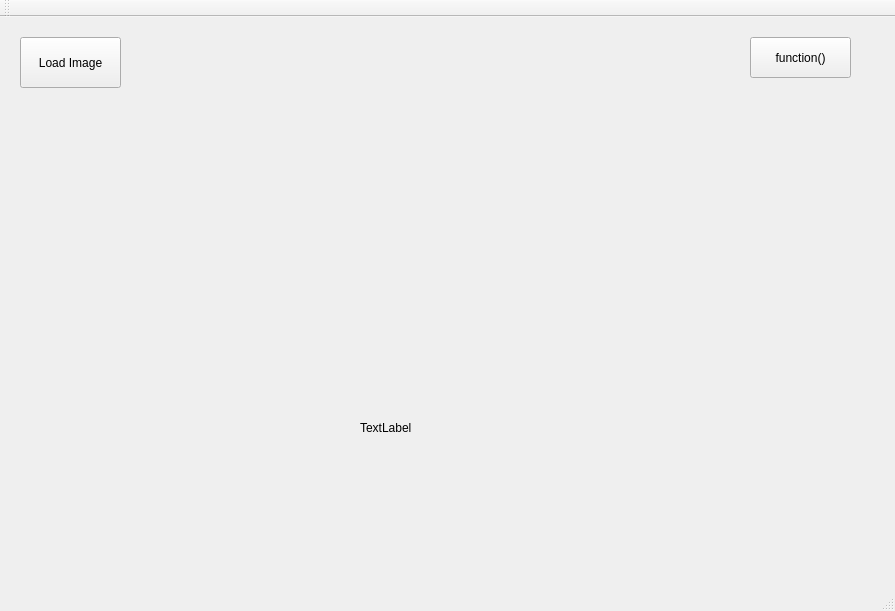
<?xml version="1.0" encoding="UTF-8"?>
<ui version="4.0">
 <class>OpenCVscratchClass</class>
 <widget class="QMainWindow" name="OpenCVscratchClass">
  <property name="geometry">
   <rect>
    <x>0</x>
    <y>0</y>
    <width>895</width>
    <height>611</height>
   </rect>
  </property>
  <property name="windowTitle">
   <string>OpenCVscratch</string>
  </property>
  <widget class="QWidget" name="centralWidget">
   <widget class="QLabel" name="label">
    <property name="geometry">
     <rect>
      <x>360</x>
      <y>290</y>
      <width>411</width>
      <height>241</height>
     </rect>
    </property>
    <property name="text">
     <string>TextLabel</string>
    </property>
   </widget>
   <widget class="QPushButton" name="pushButton">
    <property name="geometry">
     <rect>
      <x>20</x>
      <y>20</y>
      <width>101</width>
      <height>51</height>
     </rect>
    </property>
    <property name="text">
     <string>Load Image</string>
    </property>
   </widget>
   <widget class="QPushButton" name="pushButton_2">
    <property name="geometry">
     <rect>
      <x>750</x>
      <y>20</y>
      <width>101</width>
      <height>41</height>
     </rect>
    </property>
    <property name="text">
     <string>function()</string>
    </property>
   </widget>
  </widget>
  <widget class="QMenuBar" name="menuBar">
   <property name="geometry">
    <rect>
     <x>0</x>
     <y>0</y>
     <width>895</width>
     <height>21</height>
    </rect>
   </property>
  </widget>
  <widget class="QToolBar" name="mainToolBar">
   <attribute name="toolBarArea">
    <enum>TopToolBarArea</enum>
   </attribute>
   <attribute name="toolBarBreak">
    <bool>false</bool>
   </attribute>
  </widget>
  <widget class="QStatusBar" name="statusBar"/>
 </widget>
 <layoutdefault spacing="6" margin="11"/>
 <resources>
  <include location="opencvscratch.qrc"/>
 </resources>
 <connections/>
</ui>
